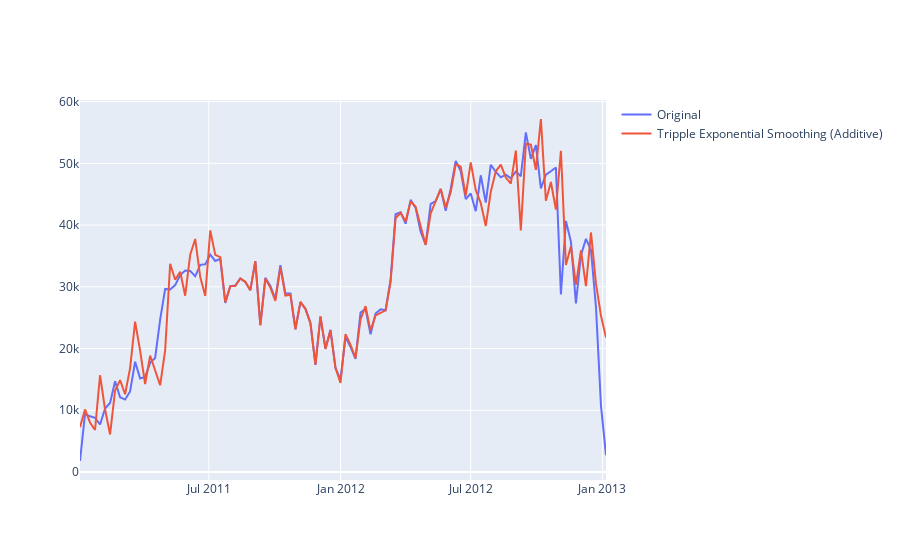

Source (notebook cell):
### Code cell
iplot(Figure(data=[Scatter(x =df.index,
                          y = df['cnt'],
                          name = 'Original'),
                  Scatter(x = df.index,
                         y = df['tes_add'],
                         name = 'Tripple Exponential Smoothing (Additive)')
                  ]))
